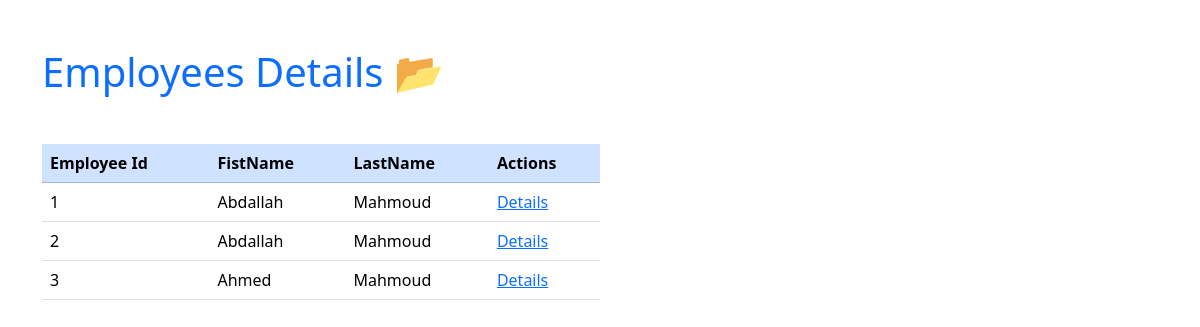
The app's page /uploadfile/, older data.
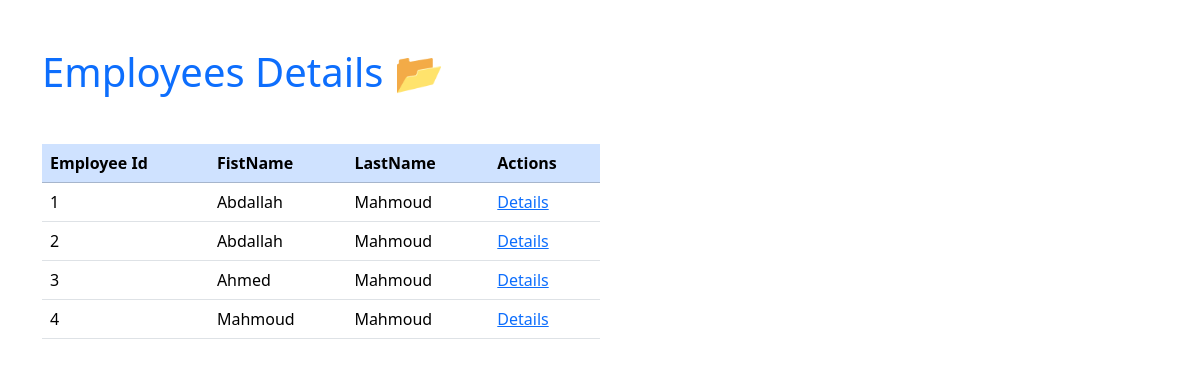
The same page, newer data.
### uploadfileapp/models.py (models this page shows, shortened)
class Employee(models.Model):
    firstName = models.CharField(max_length=100)
    lastName = models.CharField(max_length=100)
    cvFile = models.FileField(upload_to='employee_files/cv/',blank=True,null=True)
    photoFile = models.FileField(upload_to='employee_files/photo/',blank=True,null=True)
    pan_card_pic_blob = models.BinaryField(blank=True,null=True) # passport in india

### uploadfileapp/views.py (the view)
# urls.py: path('',views.ShowEmployees,name='ShowEmployeesPage'),
def ShowEmployees(request):
    employees = Employee.objects.all()
    employees_data = []
    for employee in employees:
        existing_certificates = len(EmployeeCertificates.objects.filter(employee=employee))
        remaining_certificates = 10 - existing_certificates
        employees_data.append({
            'employee':employee,
            'remaining_certificates':remaining_certificates
        })
    return render(request,'uploadfileapp/show_employees.html',{'employees_data':employees_data})

### templates/uploadfileapp/show_employees.html
{% extends "./base.html" %}
{% load bootstrap5 %}
{% block contentPage %}
   <div class="w-50">
       <h1 class="text-primary mb-5">Employees Details 📂</h1>
       <table class="table">
        <thead class="table-primary">
            <tr>
                <th>Employee Id</th>
                <th>FistName</th>
                <th>LastName</th>
                <th>Actions</th>
            </tr>
        </thead>
        <tbody>
            {% for  employee_data in  employees_data%}
            <tr>
                <td>{{employee_data.employee.id}}</td>
                <td>{{employee_data.employee.firstName}}</td>
                <td>{{employee_data.employee.lastName}}</td>
                <td><a href="{% url 'EmployeeDetailsPage' employee_data.employee.id%}">Details</a></td>
            </tr>
            {% endfor %}
        </tbody>
       </table>
   </div>
{% endblock contentPage %}

### templates/uploadfileapp/base.html (shortened to what this page needs)
{% load bootstrap5 %}
{% bootstrap_css %}
<!DOCTYPE html>
<html lang="en">
<head>
</head>
<body>
    <div class="container my-5">
        {% block contentPage %}
        {% endblock contentPage %}
    </div>
</body>
</html>

Row changes from the older to the newer data that the page shows:
added Employee: employee.id "4", employee.firstName "Mahmoud", employee.lastName "Mahmoud"
